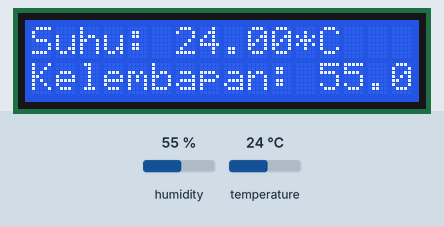
The sketch below on a simulated Arduino Uno, built with avr-gcc and run on an emulated ATmega328P. On the bench: 16×2 character LCD. The test bench sets the inputs (shaded band); at power-on: humidity 55 %, temperature 24 °C.

Above: at 2.6 s.
2.7 s: humidity set to 22 %
At 5.4 s:
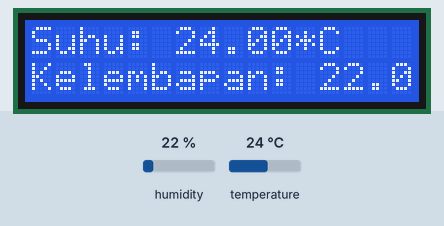
5.8 s: temperature set to 12 °C
At 6.9 s:
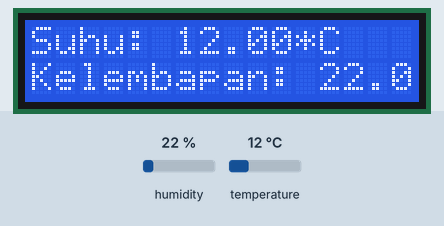
8.9 s: humidity set to 40 %
At 11.0 s:
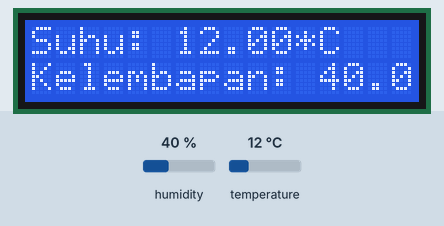
12.1 s: temperature set to 19 °C
At 13.6 s:
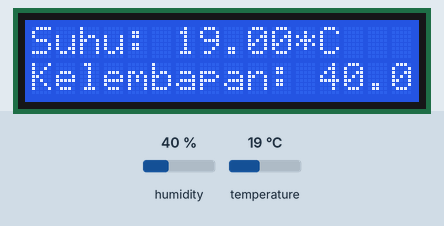
Timing chart, 0 to 15.1 s (numbered marks = the images above; inputs shaded):
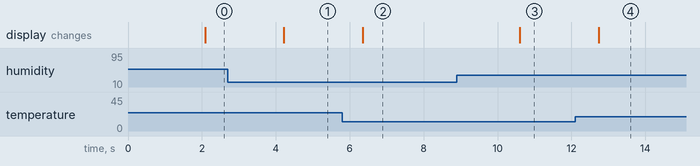

Measured:
- after the input at 2.7 s, the display: changes after 1.5 s (image 1)
- after the input at 5.8 s, the display: changes after 0.55 s (image 2)
- after the input at 8.9 s, the display: changes after 1.7 s (image 3)
- after the input at 12.1 s, the display: changes after 0.63 s (image 4)

The sketch:

suhu_dan_kelembapan.ino
```cpp
#include <LiquidCrystal.h>
#include "DHT.h"
#define DHTPIN A0
#define DHTTYPE DHT11
LiquidCrystal lcd(7,6,5,4,3,2);
DHT dht(DHTPIN,DHTTYPE);
float t;
float h;

void setup() {
  Serial.begin(9600);
  lcd.begin(16,2);
  dht.begin();
}

void loop() {
   delay(2000);
   t = dht.readTemperature();
   h = dht.readHumidity();

  lcd.setCursor(0,0);
   lcd.print("Suhu: ");
   lcd.print(t);
   lcd.print("*C");
  lcd.setCursor(0,1);
   lcd.print("Kelembapan: ");
   lcd.print(h);
   lcd.print("%\t");

//   Serial.print("Suhu: ");
//   Serial.print(t);
//   Serial.print("C");
//   Serial.print("Lembab: ");
//   Serial.print(h);
//   Serial.print("%\t");
   delay(100);
}
```
